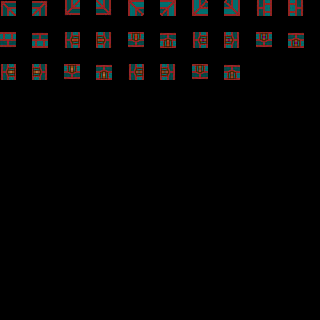

This is a level from a 2D game, rendered from its Tiled map with the project's own tilesets. A one-line summary and the map file follow, with tile-layer data summarised:
An orthogonal 20x20 tile map with 16x16 px tiles, 3 tile layers (regions, input_floor, output_wall).

<map version="1.0" orientation="orthogonal" renderorder="right-down" width="20" height="20" tilewidth="16" tileheight="16" nextobjectid="1">
 <tileset firstgid="1" name="terrain" tilewidth="16" tileheight="16">
  <image source="terrain.png" width="144" height="112" />
  <terraintypes>
   <terrain name="sol" tile="0" />
   <terrain name="mur" tile="5" />
  </terraintypes>
  <tile id="0" terrain="0,0,0,0" />
  <tile id="1" terrain="1,1,1,1" />
  <tile id="2" terrain="1,0,1,0">
   <properties>
    <property name="name" value="wall" />
   </properties>
  </tile>
  <tile id="3" terrain="0,1,0,1">
   <properties>
    <property name="name" value="wall" />
   </properties>
  </tile>
  <tile id="4" terrain="0,0,1,1">
   <properties>
    <property name="name" value="wall" />
   </properties>
  </tile>
  <tile id="5" terrain="1,1,0,0">
   <properties>
    <property name="name" value="wall" />
   </properties>
  </tile>
  <tile id="9" terrain="1,1,1,0">
   <properties>
    <property name="name" value="wall" />
   </properties>
  </tile>
  <tile id="10" terrain="1,1,0,1">
   <properties>
    <property name="name" value="wall" />
   </properties>
  </tile>
  <tile id="11" terrain="1,0,1,1">
   <properties>
    <property name="name" value="wall" />
   </properties>
  </tile>
  <tile id="12" terrain="0,1,1,1">
   <properties>
    <property name="name" value="wall" />
   </properties>
  </tile>
  <tile id="13" terrain="0,0,0,1">
   <properties>
    <property name="name" value="wall" />
   </properties>
  </tile>
  <tile id="14" terrain="0,0,1,0">
   <properties>
    <property name="name" value="wall" />
   </properties>
  </tile>
  <tile id="15" terrain="0,1,0,0">
   <properties>
    <property name="name" value="wall" />
   </properties>
  </tile>
  <tile id="16" terrain="1,0,0,0">
   <properties>
    <property name="name" value="wall" />
   </properties>
  </tile>
  <tile id="54">
   <properties>
    <property name="name" value="pike" />
   </properties>
   <animation>
    <frame tileid="55" duration="0" />
    <frame tileid="56" duration="0" />
   </animation>
  </tile>
 </tileset>
 <layer name="regions" width="20" height="20">
  <data>[400 cells, 28 non-empty, 1 distinct tile ids]</data>
 </layer>
 <layer name="input_floor" width="20" height="20">
  <data>[400 cells, 28 non-empty, 28 distinct tile ids]</data>
 </layer>
 <layer name="output_wall" width="20" height="20">
  <data>[400 cells, 28 non-empty, 28 distinct tile ids]</data>
 </layer>
</map>
